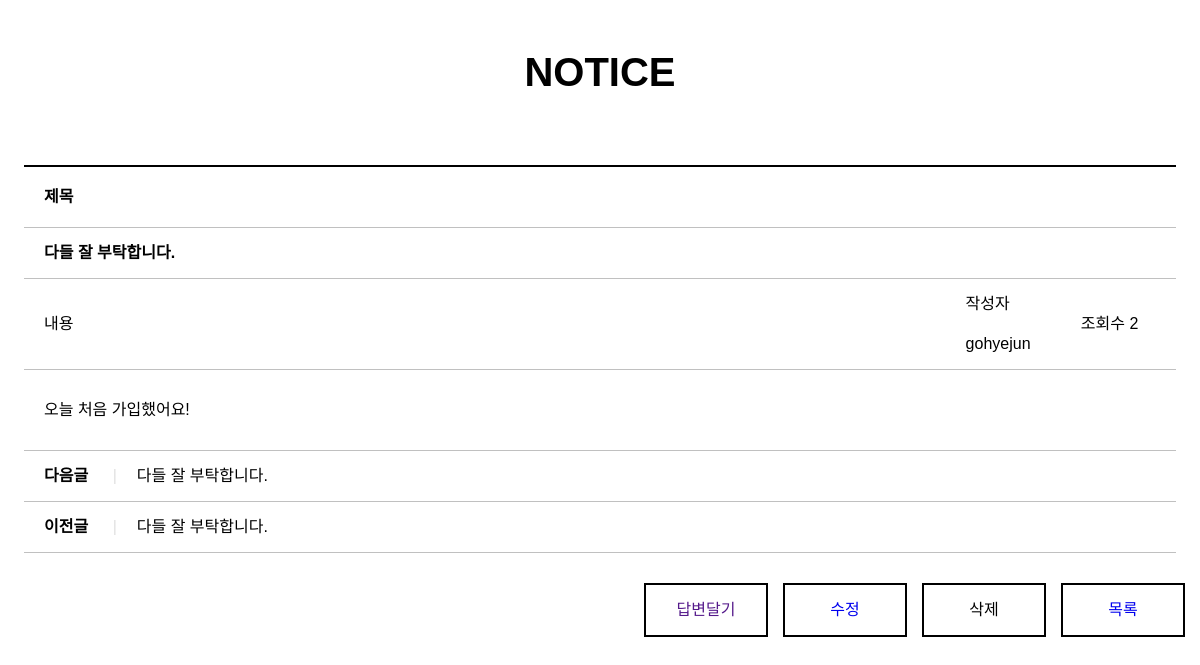
The app's page /board/9/bview/ with its own data.
### board/models.py (models this page shows, shortened)
class Freeboard(models.Model):
    b_no = models.AutoField(primary_key=True)
    b_id = models.CharField(max_length=100) # 원래는 외래키여야 하는데 지금은 없으니까 걍 캐릭터필드로 ㄱㄱ
    b_title = models.CharField(max_length=1000)
    b_content = models.TextField()
    b_date = models.DateTimeField(default=datetime.now(), blank=True)
    b_hit = models.IntegerField(default=1)

### board/views.py (the view)
# urls.py: path('<str:b_no>/bview/', views.bview, name='bview'),
def bview(req, b_no):
    qs = Freeboard.objects.get(b_no=b_no)
    qs.b_hit += 1
    context = {'board':qs}
    return render(req, 'content_view.html', context)

### board/templates/content_view.html (shortened to what this page needs)
{% load static %}
<!DOCTYPE html>
<html>
<head>
  <link rel="stylesheet" href="https://cdnjs.cloudflare.com/ajax/libs/font-awesome/5.12.1/css/all.min.css">
  <link rel="stylesheet" href="{% static 'css/style.css' %}">
  <link rel="stylesheet" href="{% static 'css/read.css' %}">
</head>
<body>
<section>
    <h1>NOTICE</h1>
    <table>
      <colgroup>
        <col width="80%">
        <col width="10%">
        <col width="10%">
      </colgroup>
      {% if board %}
        <tr>
          <th colspan="3">제목</th>
        </tr>
        <tr>
          <td colspan="3"><strong>{{board.b_title}}</strong></td>
        </tr>
        <tr>
          <td>내용</td>
          <td>작성자 {{board.b_id}}</td>
          <td>조회수 {{board.b_hit}}</td>
        </tr>
        <tr>
          <td colspan="3" class="article">{{board.b_content}}</td>
        </tr>
        <tr>
          <td colspan="3"><strong>다음글</strong> <span class="separator">|</span>{{board.b_title}}</td>
        </tr>
        <tr>
          <td colspan="3"><strong>이전글</strong> <span class="separator">|</span>{{board.b_title}}</td>
        </tr>
      {% endif %}
    </table>
    <a href="{% url 'board:blist' %}"><div class="list">목록</div></a>
    <a onclick="deleteBtn()"><div class="list">삭제</div></a>
    <a href="{% url 'board:bmodify' board.b_no %}"><div class="list">수정</div></a>
    <a href=""><div class="list">답변달기</div></a>
  </section>
</body>
</html>

### static/css/style.css (style rules this page uses)
*, body { margin: 0; padding: 0; font-family: 'Noto Sans KR', sans-serif; font-size: 16px; text-decoration: none; }
a { cursor: pointer; }

### static/css/read.css (style rules this page uses)
section { text-align: center; }
h1 { margin-top: 50px; margin-bottom: 0; font-size: 40px; }
table { width: 96%; margin-top: 70px; margin-left: auto; margin-right: auto; line-height: 40px; }
table { border-collapse: collapse; }
th { padding: 10px 0 10px 20px; border: 1px solid silver; border-top: 2px solid black; }
td { padding: 5px 0 5px 20px; border: 1px solid silver; }
th, td { text-align: left; border-left: hidden; border-right: hidden; }
.article { padding: 20px 0 20px 20px; }
.separator { padding: 0 20px 0 20px; color: #e0e0e0; }
.list { float: right; width: 120px; height: 50px; line-height: 50px; margin: 30px 15px 10px 0; border: 2px black solid; }

### records on screen
Freeboard: b_title "다들 잘 부탁합니다.", b_id "gohyejun", b_hit "2", b_content "오늘 처음 가입했어요!"
